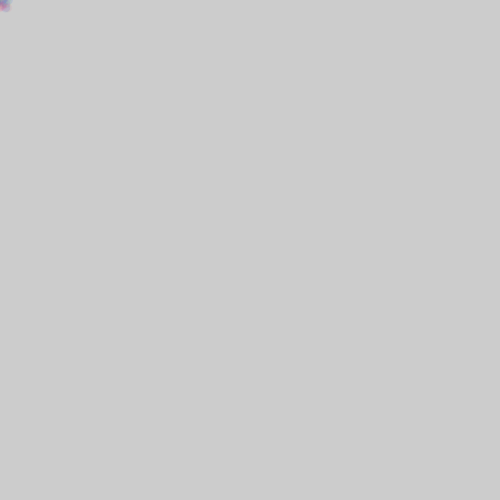
Frame 1 (no input)
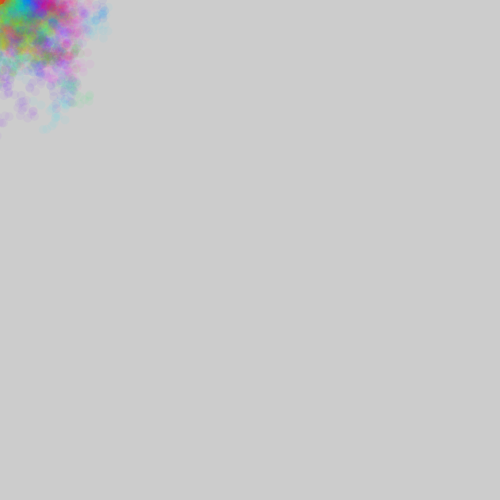
Frame 60 (the mouse pressed at the canvas centre just before this capture)
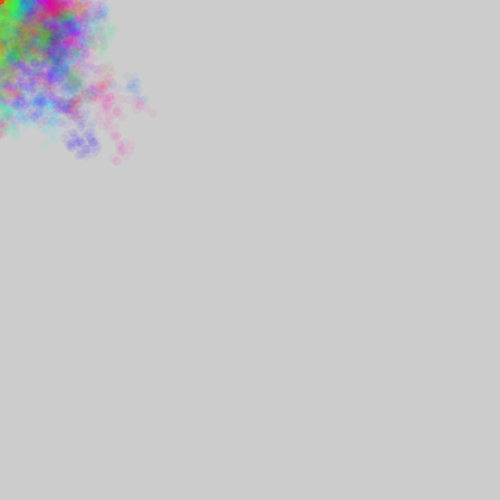
Frame 120 (the mouse held since frame 60 and released just before this capture)

The Processing sketch that drew these frames (run headless with seeded random() and noise(); from frame 60 on, the mouse is pressed at the canvas centre):

// Processing sketch: Cloud
// ── Cloud.pde
float[] x=new float[99];float[] y=new float[99];int f;

void setup(){
  size(500,500);clear();colorMode(HSB,99);noStroke();}

void draw(){f++;
  for(int i=0;i<98;i++,x[i]+=random(-9,9),y[i]+=random(-9,9)){
    fill(i,99,99,5);circle(x[i],y[i],9);
    if(y[i]<0||y[i]>500){x[i]=i/2;y[i]=0;}}}
